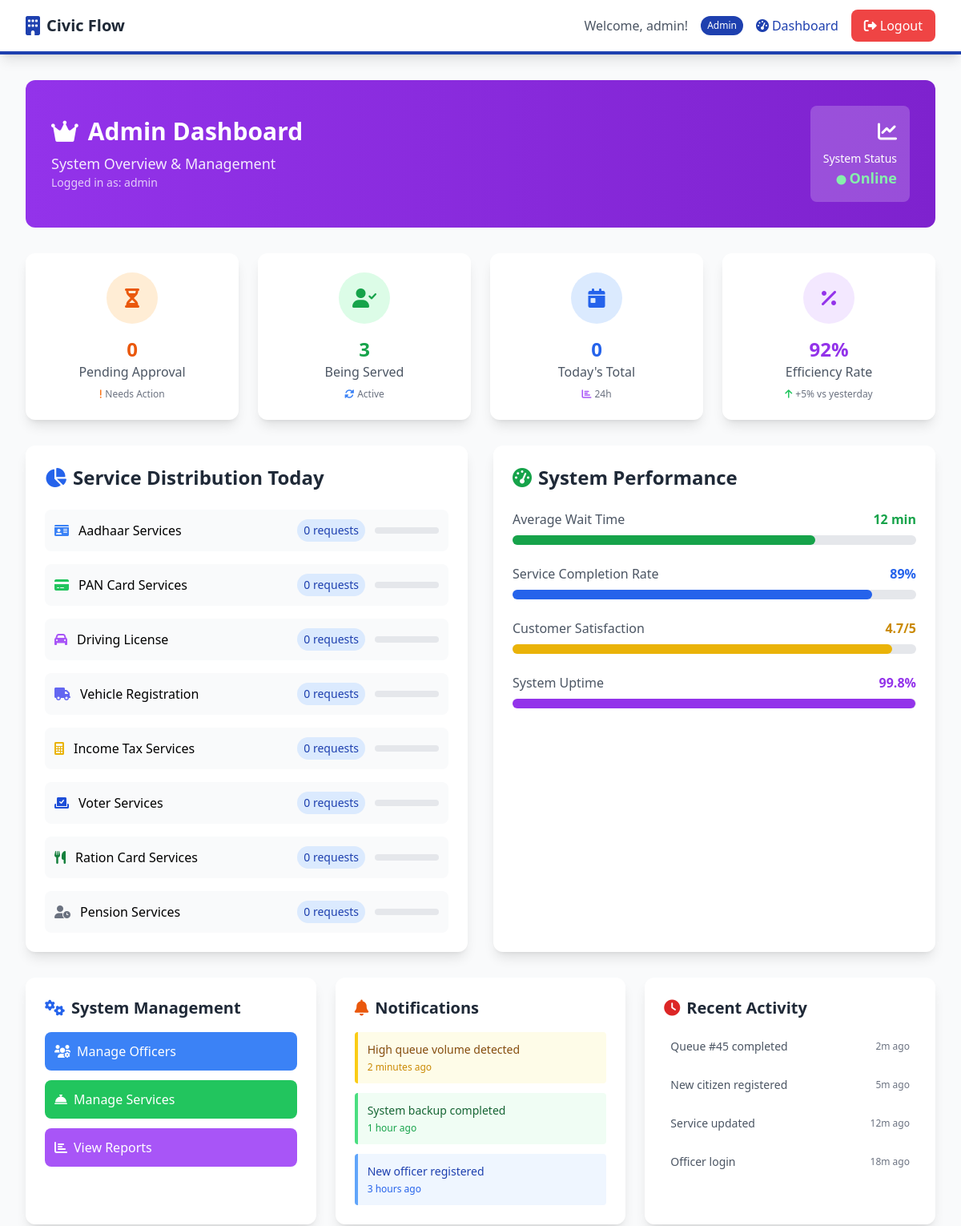
The page /dashboard (signed in, upper part) on the database as committed earlier.
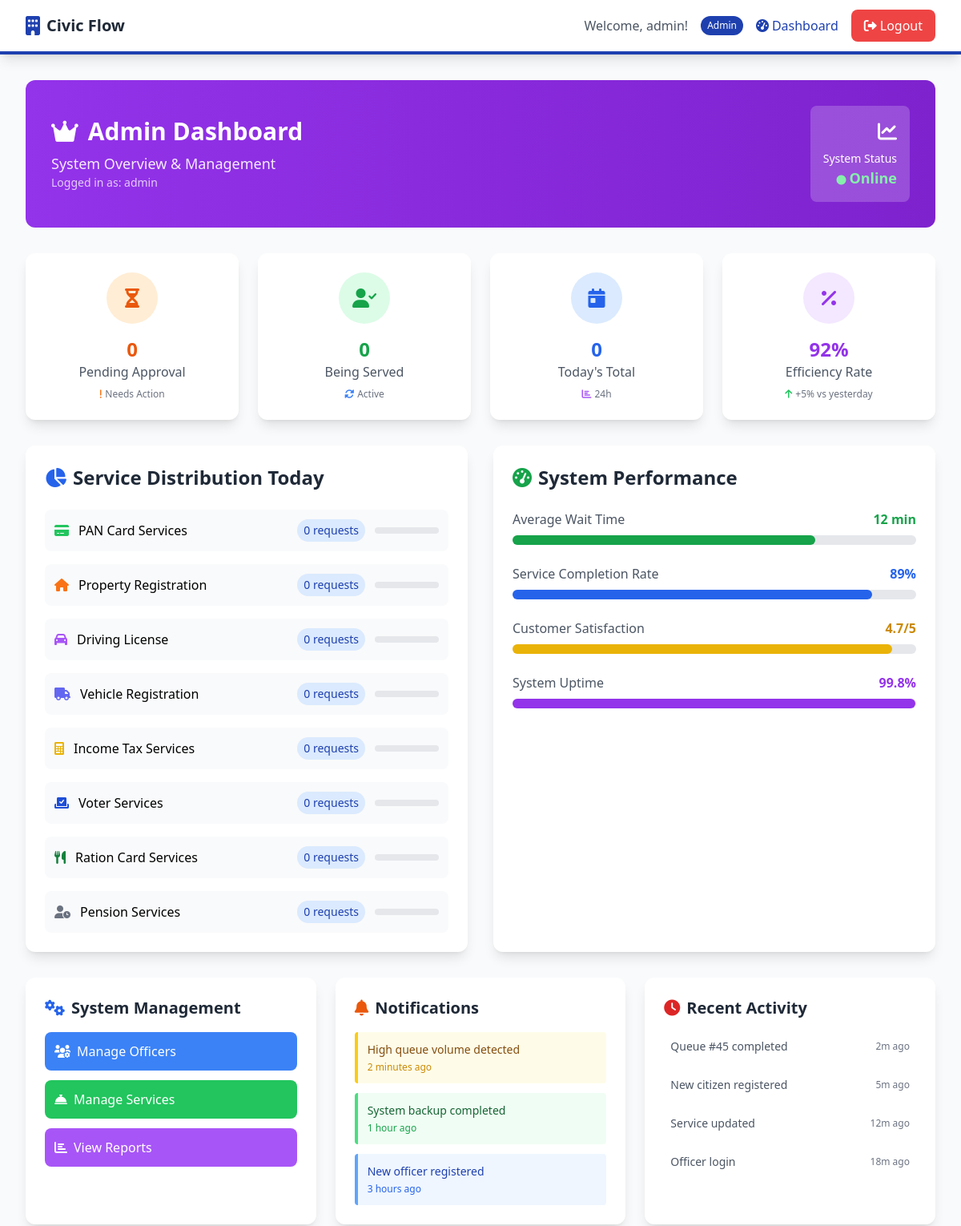
The same page on the database as committed later.
### tables this page shows
CREATE TABLE services (
        id INTEGER PRIMARY KEY AUTOINCREMENT,
        name TEXT NOT NULL,
        description TEXT,
        estimated_time INTEGER DEFAULT 15,
        is_active BOOLEAN DEFAULT 1
    );

### app.py (the view, shortened to what this page needs)
@app.route('/dashboard')
@login_required
def dashboard():
    conn = sqlite3.connect('civic_flow.db')
    c = conn.cursor()
    if session['role'] == 'admin':
        c.execute('SELECT COUNT(*) FROM queue WHERE status = "pending"')
        pending_count = c.fetchone()[0]
        c.execute('SELECT COUNT(*) FROM queue WHERE status = "waiting"')
        waiting_count = c.fetchone()[0]
        c.execute('SELECT COUNT(*) FROM queue WHERE status = "serving"')
        serving_count = c.fetchone()[0]
        c.execute('SELECT COUNT(*) FROM queue WHERE DATE(created_at) = DATE("now")')
        today_count = c.fetchone()[0]
        c.execute('''SELECT q.id, q.queue_number, s.name, u.username, q.created_at, q.status, q.preferred_date, q.preferred_time
                     FROM queue q
                     JOIN services s ON q.service_id = s.id
                     JOIN users u ON q.user_id = u.id
                     WHERE q.status = "pending"
                     ORDER BY q.created_at ASC''')
        pending_requests = c.fetchall()
        c.execute('''SELECT s.name, COUNT(q.id) as count
                     FROM services s LEFT JOIN queue q ON s.id = q.service_id
                     WHERE DATE(q.created_at) = DATE("now") OR q.created_at IS NULL
                     GROUP BY s.id, s.name''')
        service_stats = c.fetchall()
        conn.close()
        return render_template('admin_dashboard.html',
                             pending_count=pending_count,
                             waiting_count=waiting_count,
                             serving_count=serving_count,
                             today_count=today_count,
                             pending_requests=pending_requests,
                             service_stats=service_stats)

### app.py (called while the page is built)
def login_required(f):
    @wraps(f)
    def decorated_function(*args, **kwargs):
        if 'user_id' not in session:
            return redirect(url_for('login'))
        return f(*args, **kwargs)
    return decorated_function

### templates/admin_dashboard.html (shortened to what the changed rows need)
{% extends "base.html" %}
{% block content %}
<div class="animate-fade-in">
    <div class="bg-gradient-to-r from-purple-600 to-purple-700 text-white rounded-xl p-8 mb-8">
        <div class="flex items-center justify-between">
            <div>
                <h1 class="text-3xl font-bold mb-2">
                    <i class="fas fa-crown mr-3"></i>Admin Dashboard
                </h1>
            </div>
        </div>
    </div>
    <div class="grid md:grid-cols-4 gap-6 mb-8">
        <div class="bg-white rounded-xl shadow-lg p-6 text-center animate-slide-up transform hover:scale-105 transition-transform" style="animation-delay: 0.1s">
            <div class="bg-green-100 w-16 h-16 rounded-full flex items-center justify-center mx-auto mb-4">
                <i class="fas fa-user-check text-green-600 text-2xl"></i>
            </div>
            <h3 class="text-2xl font-bold text-green-600">{{ serving_count }}</h3>
            <p class="text-gray-600 font-medium">Being Served</p>
            <div class="mt-2 text-xs text-gray-500">
                <i class="fas fa-sync-alt text-blue-500 mr-1"></i>Active
            </div>
        </div>
    </div>
    <div class="grid lg:grid-cols-2 gap-8 mb-8">
        <div class="bg-white rounded-xl shadow-lg p-6 animate-slide-up" style="animation-delay: 0.4s">
            <h2 class="text-2xl font-bold mb-6 text-gray-800">
                <i class="fas fa-chart-pie text-blue-600 mr-2"></i>Service Distribution Today
            </h2>
            <div class="space-y-4">
                {% for service in service_stats %}
                <div class="flex items-center justify-between p-3 bg-gray-50 rounded-lg hover:bg-gray-100 transition-colors">
                    <div class="flex items-center">
                        {% if 'Aadhaar' in service[0] %}
                            <i class="fas fa-id-card text-blue-500 mr-3"></i>
                        {% elif 'PAN' in service[0] %}
                            <i class="fas fa-credit-card text-green-500 mr-3"></i>
                        {% elif 'Passport' in service[0] %}
                            <i class="fas fa-passport text-red-500 mr-3"></i>
                        {% elif 'Property' in service[0] %}
                            <i class="fas fa-home text-orange-500 mr-3"></i>
                        {% elif 'Driving' in service[0] %}
                            <i class="fas fa-car text-purple-500 mr-3"></i>
                        {% elif 'Vehicle' in service[0] %}
                            <i class="fas fa-truck text-indigo-500 mr-3"></i>
                        {% elif 'Income' in service[0] %}
                            <i class="fas fa-calculator text-yellow-500 mr-3"></i>
                        {% elif 'Voter' in service[0] %}
                            <i class="fas fa-vote-yea text-blue-700 mr-3"></i>
                        {% elif 'Ration' in service[0] %}
                            <i class="fas fa-utensils text-green-700 mr-3"></i>
                        {% elif 'Pension' in service[0] %}
                            <i class="fas fa-user-clock text-gray-500 mr-3"></i>
                        {% else %}
                            <i class="fas fa-file-alt text-gray-500 mr-3"></i>
                        {% endif %}
                        <span class="font-medium">{{ service[0] }}</span>
                    </div>
                    <div class="flex items-center space-x-3">
                        <span class="bg-blue-100 text-blue-800 px-2 py-1 rounded-full text-sm font-medium">
                            {{ service[1] }} requests
                        </span>
                        <div class="w-20 bg-gray-200 rounded-full h-2">
                        </div>
                    </div>
                </div>
                {% endfor %}
            </div>
        </div>
        <div class="bg-white rounded-xl shadow-lg p-6 animate-slide-up" style="animation-delay: 0.5s">
            <h2 class="text-2xl font-bold mb-6 text-gray-800">
                <i class="fas fa-tachometer-alt text-green-600 mr-2"></i>System Performance
            </h2>
        </div>
    </div>
</div>
{% endblock %}

Rows that differ between the two databases and show on the page:
removed services: name "Aadhaar Services", service "0"
added services: name "Property Registration", service "0"
Other text that changed with them:
{{ serving_count }}: "3" → "0"
